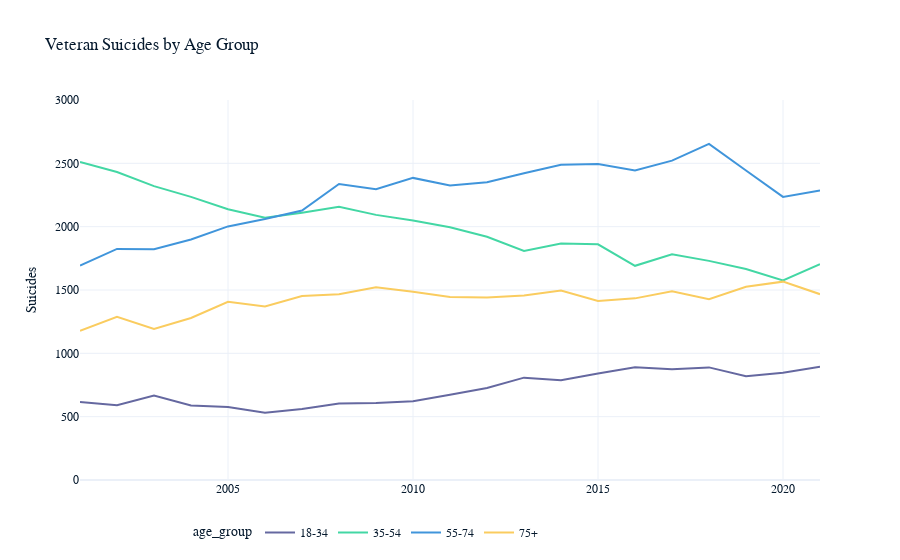

Notebook cell for this chart:
### Markdown cell above
## Question 3

Breaking down suicides and suicide rates by age group.

### Code cell
fig = px.line(data_frame=veterans[veterans['age_group'] != 'All'], x='year', y='deaths', color='age_group', title='Veteran Suicides by Age Group', range_y=(0, 3000))
fig.update_layout(yaxis_title='Suicides', xaxis_title='', legend={'orientation': 'h', 'x': 0.15, 'y': -0.1})
fig.show()

### Figure 1 — Plotly figure (JSON) as saved in the notebook; plotly's stock layout.template omitted (floating-point values rounded to 4 significant figures)
{"data": [{"hovertemplate": "age_group=18-34<br>year=%{x}<br>deaths=%{y}<extra></extra>", "legendgroup": "18-34", "line": {"color": "#6568a0", "dash": "solid"}, "marker": {"symbol": "circle"}, "mode": "lines", "name": "18-34", "orientation": "v", "showlegend": true, "type": "scatter", "x": [2001, 2002, 2003, 2004, 2005, 2006, 2007, 2008, 2009, 2010, 2011, 2012, 2013, 2014, 2015, 2016, 2017, 2018, 2019, 2020, 2021], "xaxis": "x", "y": [616, 590, 667, 588, 576, 531, 560, 604, 607, 622, 673, 726, 808, 788, 841, 890, 874, 889, 820, 847, 894], "yaxis": "y"}, {"hovertemplate": "age_group=35-54<br>year=%{x}<br>deaths=%{y}<extra></extra>", "legendgroup": "35-54", "line": {"color": "#43d7a4", "dash": "solid"}, "marker": {"symbol": "circle"}, "mode": "lines", "name": "35-54", "orientation": "v", "showlegend": true, "type": "scatter", "x": [2001, 2002, 2003, 2004, 2005, 2006, 2007, 2008, 2009, 2010, 2011, 2012, 2013, 2014, 2015, 2016, 2017, 2018, 2019, 2020, 2021], "xaxis": "x", "y": [2510, 2432, 2320, 2235, 2137, 2071, 2109, 2158, 2093, 2049, 1995, 1920, 1809, 1867, 1861, 1691, 1782, 1730, 1666, 1575, 1704], "yaxis": "y"}, {"hovertemplate": "age_group=55-74<br>year=%{x}<br>deaths=%{y}<extra></extra>", "legendgroup": "55-74", "line": {"color": "#4095db", "dash": "solid"}, "marker": {"symbol": "circle"}, "mode": "lines", "name": "55-74", "orientation": "v", "showlegend": true, "type": "scatter", "x": [2001, 2002, 2003, 2004, 2005, 2006, 2007, 2008, 2009, 2010, 2011, 2012, 2013, 2014, 2015, 2016, 2017, 2018, 2019, 2020, 2021], "xaxis": "x", "y": [1693, 1824, 1822, 1899, 2002, 2061, 2127, 2337, 2296, 2385, 2325, 2350, 2422, 2489, 2494, 2443, 2521, 2653, 2443, 2235, 2286], "yaxis": "y"}, {"hovertemplate": "age_group=75+<br>year=%{x}<br>deaths=%{y}<extra></extra>", "legendgroup": "75+", "line": {"color": "#facc5f", "dash": "solid"}, "marker": {"symbol": "circle"}, "mode": "lines", "name": "75+", "orientation": "v", "showlegend": true, "type": "scatter", "x": [2001, 2002, 2003, 2004, 2005, 2006, 2007, 2008, 2009, 2010, 2011, 2012, 2013, 2014, 2015, 2016, 2017, 2018, 2019, 2020, 2021], "xaxis": "x", "y": [1178, 1289, 1192, 1279, 1407, 1370, 1452, 1466, 1521, 1487, 1445, 1440, 1456, 1495, 1414, 1434, 1489, 1428, 1525, 1566, 1467], "yaxis": "y"}], "layout": {"legend": {"orientation": "h", "title": {"text": "age_group"}, "tracegroupgap": 0, "x": 0.15, "y": -0.1}, "title": {"text": "Veteran Suicides by Age Group"}, "xaxis": {"anchor": "y", "domain": [0, 1], "title": {"text": ""}}, "yaxis": {"anchor": "x", "domain": [0, 1], "range": [0, 3000], "title": {"text": "Suicides"}}}}
